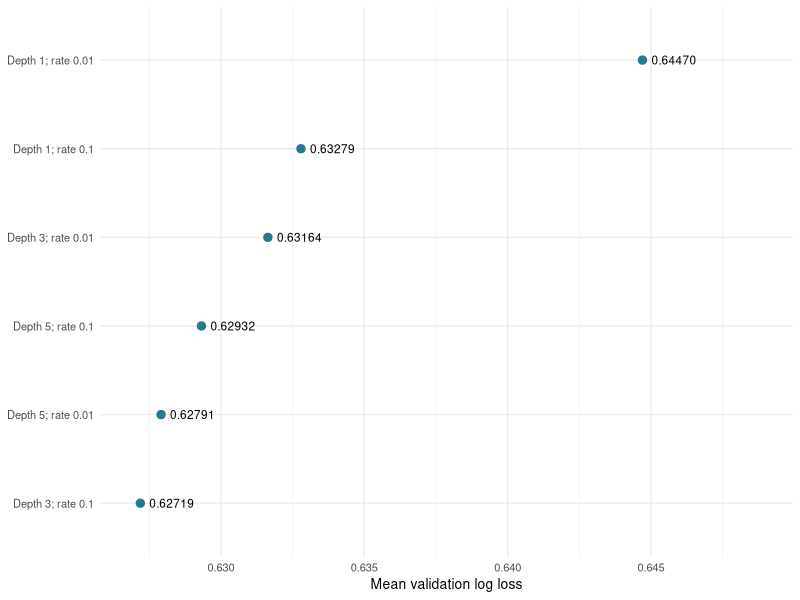
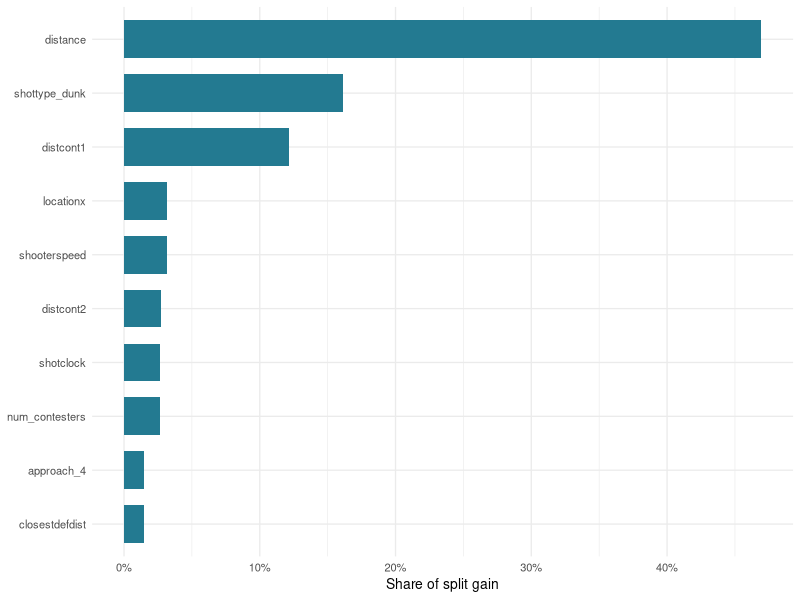
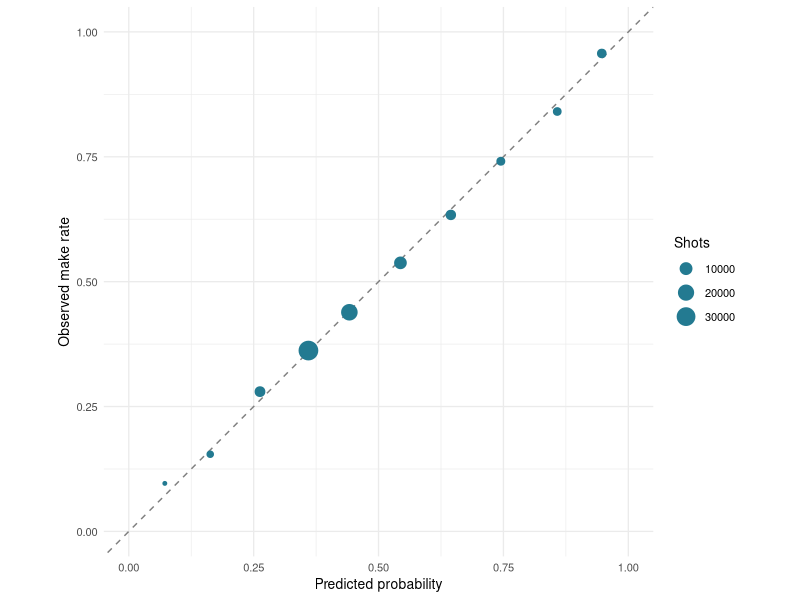

Recreate these plots in R, in order.
## ---- chunk 1
#| label: setup
#| include: false
# Keep this chunk active: it loads packages and saved results for rendering.
# Run project_code.R first to regenerate the analysis_results tables.
# This document reads measured results; it does not train or tune a model.
library(tidyverse)

scores <- read_csv("analysis_results/validation_metrics.csv")
comparison <- read_csv("analysis_results/model_comparison.csv")
importance <- read_csv("analysis_results/feature_importance.csv")
calibration <- read_csv("analysis_results/calibration.csv")
groups <- read_csv("analysis_results/shot_group_metrics.csv")
selected <- read_csv("analysis_results/selected_parameters.csv")
checks <- read_csv("analysis_results/submission_verification.csv")

cv <- scores |> filter(evaluation == "Development CV selected model")
audit <- scores |> filter(evaluation == "Previously exposed audit reassessment")
baseline <- scores |> filter(evaluation == "Development CV marginal baseline")
heaves <- groups |> filter(group == "shottype", level == "heave")

# A shared theme keeps the report's plots consistent.
theme_set(theme_minimal(base_size = 10))
## ---- chunk 2
#| label: fig-comparison
#| fig-width: 6.7
#| fig-height: 1.8
#| fig-cap: "Mean log loss across the two held-out seasons. Lower is better."
comparison |>
  mutate(setting = paste0("Depth ", tree_depth, "; rate ", learn_rate)) |>
  ggplot(aes(mean, reorder(setting, mean))) +
  geom_point(color = "#237A91", size = 2.5) +
  geom_text(aes(label = sprintf("%.5f", mean)), hjust = -0.2, size = 3) +
  scale_x_continuous(expand = expansion(mult = c(0.08, 0.3))) +
  labs(x = "Mean validation log loss", y = NULL)
## ---- chunk 3
#| label: fig-importance
#| fig-width: 6.7
#| fig-height: 2.7
#| fig-cap: "The ten features that contributed the most to improving the model's training predictions, measured by split gain."
importance |>
  slice_max(Importance, n = 10) |>
  ggplot(aes(Importance, reorder(Variable, Importance))) +
  geom_col(fill = "#237A91", width = 0.7) +
  scale_x_continuous(labels = scales::label_percent()) +
  labs(x = "Share of split gain", y = NULL)
## ---- chunk 4
#| label: fig-calibration
#| fig-width: 6.7
#| fig-height: 2.6
#| fig-cap: "Audit shots viewed in earlier work, grouped by predicted probability. Points near the dashed line show closer agreement with actual make rates. Larger points contain more shots."
ggplot(calibration, aes(predicted, observed)) +
  geom_abline(slope = 1, intercept = 0, linetype = 2, color = "grey50") +
  geom_point(aes(size = n), color = "#237A91") +
  coord_equal(xlim = c(0, 1), ylim = c(0, 1)) +
  labs(x = "Predicted probability", y = "Observed make rate", size = "Shots")
